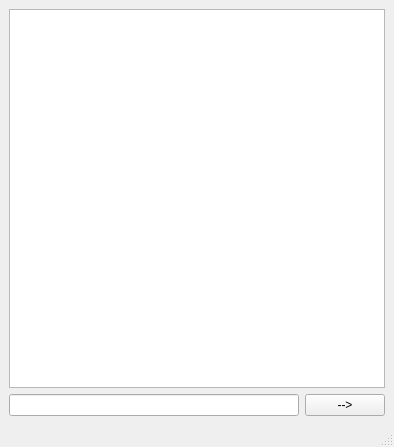
<?xml version="1.0" encoding="UTF-8"?>
<ui version="4.0">
 <class>MainWindow</class>
 <widget class="QMainWindow" name="MainWindow">
  <property name="geometry">
   <rect>
    <x>0</x>
    <y>0</y>
    <width>394</width>
    <height>447</height>
   </rect>
  </property>
  <property name="windowTitle">
   <string>MainWindow</string>
  </property>
  <widget class="QWidget" name="centralwidget">
   <layout class="QGridLayout" name="gridLayout_3">
    <item row="0" column="0">
     <layout class="QGridLayout" name="gridLayout">
      <item row="1" column="0">
       <layout class="QGridLayout" name="gridLayout_2">
        <item row="0" column="0">
         <widget class="QLineEdit" name="inputMessageLineEdit"/>
        </item>
        <item row="0" column="1">
         <widget class="QPushButton" name="sendMessagePushButton">
          <property name="text">
           <string>--&gt;</string>
          </property>
          <property name="shortcut">
           <string>Return</string>
          </property>
         </widget>
        </item>
       </layout>
      </item>
      <item row="0" column="0">
       <widget class="QListWidget" name="messages"/>
      </item>
     </layout>
    </item>
   </layout>
  </widget>
  <widget class="QMenuBar" name="menubar">
   <property name="geometry">
    <rect>
     <x>0</x>
     <y>0</y>
     <width>394</width>
     <height>23</height>
    </rect>
   </property>
  </widget>
  <widget class="QStatusBar" name="statusbar"/>
 </widget>
 <resources/>
 <connections/>
</ui>
